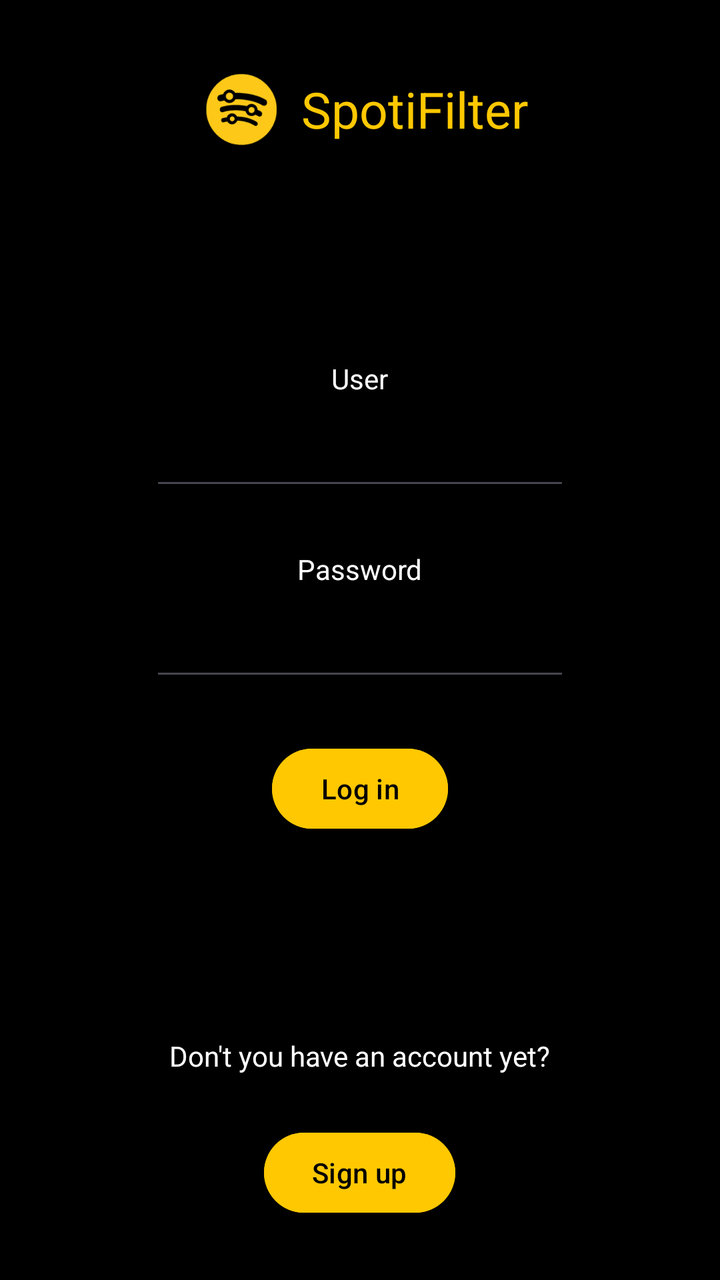
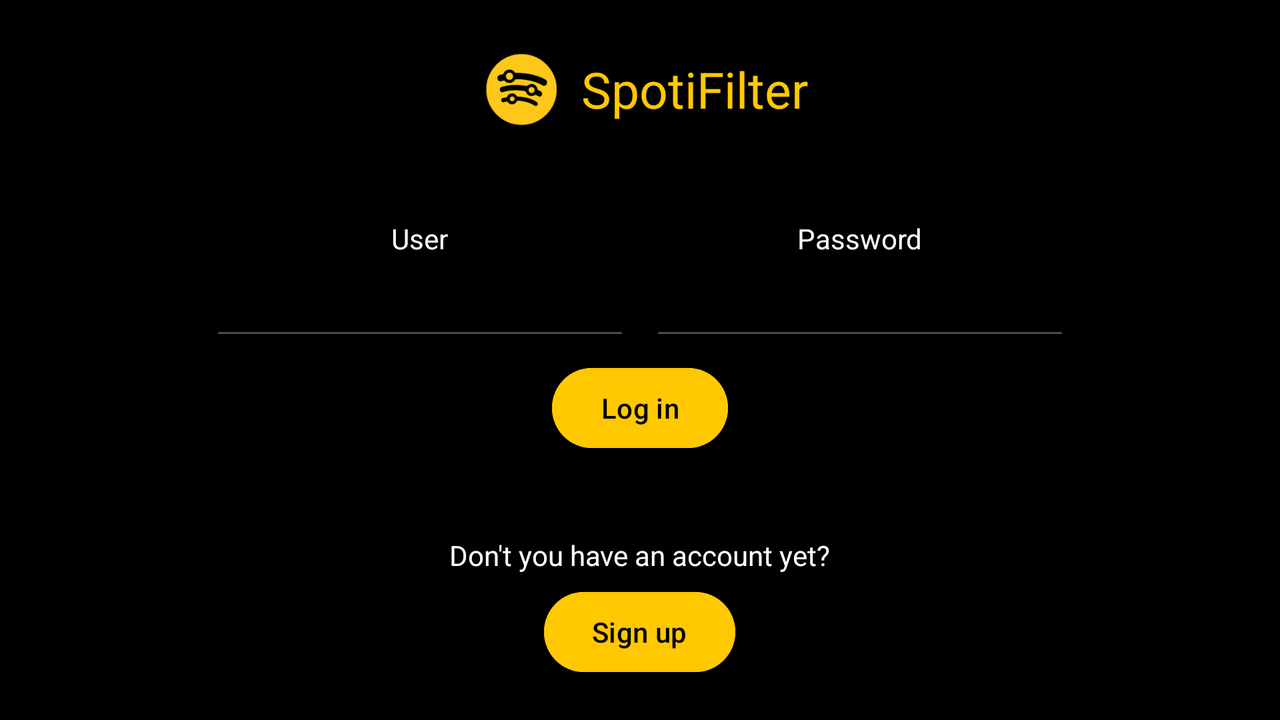

First picture: res/layout/ on a phone held upright. Second picture: the repository's own variant of that layout, on a device whose configuration matches the variant's folder. Source for both follows.
<!-- AndroidManifest.xml: application theme Theme.SpotiFilter -->
<!-- res/layout/activity_log_in.xml -->
<?xml version="1.0" encoding="utf-8"?>
<androidx.constraintlayout.widget.ConstraintLayout
    xmlns:android="http://schemas.android.com/apk/res/android"
    xmlns:tools="http://schemas.android.com/tools"
    android:layout_width="match_parent"
    android:layout_height="match_parent"
    android:background="@color/black"
    tools:context=".view.LogInActivity">

    <LinearLayout
        android:layout_width="match_parent"
        android:layout_height="match_parent"
        android:gravity="center"
        android:orientation="vertical" >

        <LinearLayout
            android:layout_width="wrap_content"
            android:layout_height="wrap_content"
            android:gravity="center"
            android:orientation="horizontal"
            android:layout_marginBottom="100dp">

            <ImageView
                android:id="@+id/logInImageView"
                android:layout_width="50dp"
                android:layout_height="50dp"
                android:src="@mipmap/ic_launcher_round"
                android:layout_marginRight="5dp" />

            <TextView
                android:id="@+id/logInTextView1"
                android:layout_width="wrap_content"
                android:layout_height="wrap_content"
                android:text="SpotiFilter"
                android:textColor="@color/orange"
                android:textSize="25sp" />
            
        </LinearLayout>

        <TextView
            android:id="@+id/logInTextView2"
            android:layout_width="wrap_content"
            android:layout_height="wrap_content"
            android:layout_marginBottom="10dp"
            android:text="User"
            android:textColor="@color/white" />

        <EditText
            android:id="@+id/logInPlainText"
            android:layout_width="wrap_content"
            android:layout_height="wrap_content"
            android:layout_marginBottom="25dp"
            android:ems="10"
            android:inputType="text"
            android:textColor="@color/white" />

        <TextView
            android:id="@+id/logInTextView3"
            android:layout_width="wrap_content"
            android:layout_height="wrap_content"
            android:layout_marginBottom="10dp"
            android:text="Password"
            android:textColor="@color/white" />

        <EditText
            android:id="@+id/logInPassword"
            android:layout_width="wrap_content"
            android:layout_height="wrap_content"
            android:layout_marginBottom="25dp"
            android:ems="10"
            android:inputType="textPassword"
            android:textColor="@color/white" />

        <Button
            android:id="@+id/logInButton1"
            android:layout_width="wrap_content"
            android:layout_height="wrap_content"
            android:layout_marginBottom="100dp"
            android:backgroundTint="@color/orange"
            android:text="Log in"
            android:textColor="@color/black" />

        <TextView
            android:id="@+id/logInTextView4"
            android:layout_width="wrap_content"
            android:layout_height="wrap_content"
            android:layout_marginBottom="25dp"
            android:text="Don't you have an account yet?"
            android:textColor="@color/white" />

        <Button
            android:id="@+id/logInButton2"
            android:layout_width="wrap_content"
            android:layout_height="wrap_content"
            android:backgroundTint="@color/orange"
            android:text="Sign up"
            android:textColor="@color/black" />

    </LinearLayout>

</androidx.constraintlayout.widget.ConstraintLayout>
<!-- resources referenced by this layout -->
<resources>
  <color name="black">
          #000000
      </color>
  <color name="orange">
          #FFC800
      </color>
  <color name="white">
          #FFFFFF
      </color>
  <!-- mipmap ic_launcher_round: webp bitmap (mipmap-xhdpi, 4458 bytes) -->
  <style name="Theme.SpotiFilter" parent="Base.Theme.SpotiFilter" />
  <style name="Base.Theme.SpotiFilter" parent="Theme.Material3.DayNight.NoActionBar">
      </style>
</resources>
<!-- res/layout-land/activity_log_in.xml (the repository's variant of the layout above) -->
<!-- drawn on the phone turned sideways -->
<?xml version="1.0" encoding="utf-8"?>
<androidx.constraintlayout.widget.ConstraintLayout
    xmlns:android="http://schemas.android.com/apk/res/android"
    xmlns:tools="http://schemas.android.com/tools"
    android:layout_width="match_parent"
    android:layout_height="match_parent"
    android:background="@color/black"
    tools:context=".view.LogInActivity">

    <LinearLayout
        android:layout_width="match_parent"
        android:layout_height="match_parent"
        android:gravity="center"
        android:orientation="vertical" >

        <LinearLayout
            android:layout_width="wrap_content"
            android:layout_height="wrap_content"
            android:gravity="center"
            android:orientation="horizontal"
            android:layout_marginBottom="40dp">

            <ImageView
                android:id="@+id/logInImageView"
                android:layout_width="50dp"
                android:layout_height="50dp"
                android:src="@mipmap/ic_launcher_round"
                android:layout_marginRight="5dp" />

            <TextView
                android:id="@+id/logInTextView1"
                android:layout_width="wrap_content"
                android:layout_height="wrap_content"
                android:text="SpotiFilter"
                android:textColor="@color/orange"
                android:textSize="25sp" />

        </LinearLayout>

        <LinearLayout
            android:layout_width="wrap_content"
            android:layout_height="wrap_content"
            android:orientation="horizontal"
            android:layout_marginBottom="5dp" >

            <LinearLayout
                android:layout_width="wrap_content"
                android:layout_height="wrap_content"
                android:orientation="vertical"
                android:gravity="center"
                android:layout_marginRight="10dp" >

                <TextView
                    android:id="@+id/logInTextView2"
                    android:layout_width="wrap_content"
                    android:layout_height="wrap_content"
                    android:layout_marginBottom="5dp"
                    android:text="User"
                    android:textColor="@color/white" />

                <EditText
                    android:id="@+id/logInPlainText"
                    android:layout_width="wrap_content"
                    android:layout_height="wrap_content"
                    android:ems="10"
                    android:inputType="text"
                    android:textColor="@color/white" />

            </LinearLayout>

            <LinearLayout
                android:layout_width="wrap_content"
                android:layout_height="wrap_content"
                android:orientation="vertical"
                android:gravity="center">

                <TextView
                    android:id="@+id/logInTextView3"
                    android:layout_width="wrap_content"
                    android:layout_height="wrap_content"
                    android:layout_marginBottom="5dp"
                    android:text="Password"
                    android:textColor="@color/white" />

                <EditText
                    android:id="@+id/logInPassword"
                    android:layout_width="wrap_content"
                    android:layout_height="wrap_content"
                    android:ems="10"
                    android:inputType="textPassword"
                    android:textColor="@color/white" />

            </LinearLayout>

        </LinearLayout>

        <Button
            android:id="@+id/logInButton1"
            android:layout_width="wrap_content"
            android:layout_height="wrap_content"
            android:layout_marginBottom="40dp"
            android:backgroundTint="@color/orange"
            android:text="Log in"
            android:textColor="@color/black" />

        <TextView
            android:id="@+id/logInTextView4"
            android:layout_width="wrap_content"
            android:layout_height="wrap_content"
            android:layout_marginBottom="5dp"
            android:text="Don't you have an account yet?"
            android:textColor="@color/white" />

        <Button
            android:id="@+id/logInButton2"
            android:layout_width="wrap_content"
            android:layout_height="wrap_content"
            android:backgroundTint="@color/orange"
            android:text="Sign up"
            android:textColor="@color/black" />

    </LinearLayout>

</androidx.constraintlayout.widget.ConstraintLayout>
